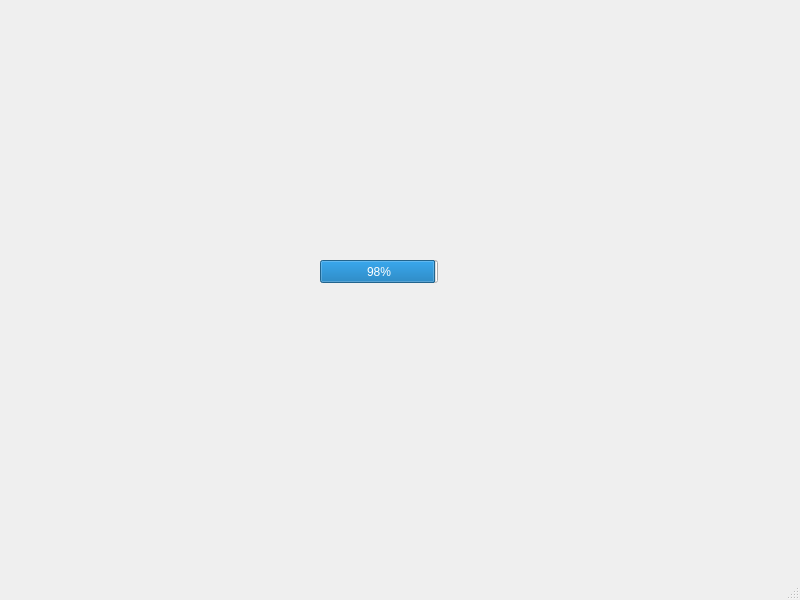
<?xml version="1.0" encoding="UTF-8"?>
<ui version="4.0">
 <class>MainWindow</class>
 <widget class="QMainWindow" name="MainWindow">
  <property name="geometry">
   <rect>
    <x>0</x>
    <y>0</y>
    <width>800</width>
    <height>600</height>
   </rect>
  </property>
  <property name="windowTitle">
   <string>MainWindow</string>
  </property>
  <widget class="QWidget" name="centralwidget">
   <widget class="QProgressBar" name="progressBar">
    <property name="geometry">
     <rect>
      <x>320</x>
      <y>260</y>
      <width>118</width>
      <height>23</height>
     </rect>
    </property>
    <property name="value">
     <number>98</number>
    </property>
   </widget>
  </widget>
  <widget class="QMenuBar" name="menubar">
   <property name="geometry">
    <rect>
     <x>0</x>
     <y>0</y>
     <width>800</width>
     <height>26</height>
    </rect>
   </property>
  </widget>
  <widget class="QStatusBar" name="statusbar"/>
 </widget>
 <resources/>
 <connections/>
</ui>
